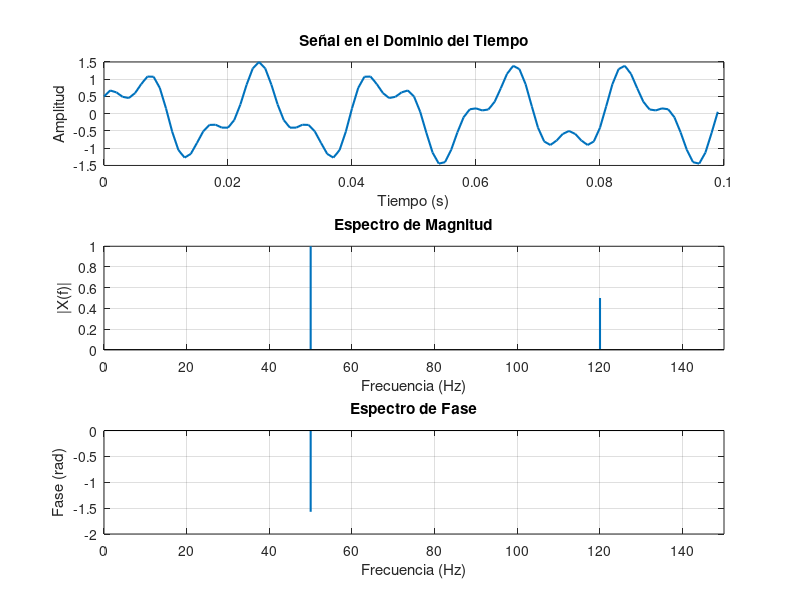

Here is the MATLAB script that generated this plot:
# Código para la experimentación con la FFT

# Señal generada y su comportamiento

% 1. Parámetros de la señal
fs = 1000;           % Frecuencia de muestreo (Hz)
t = 0:1/fs:1-1/fs;   % Vector de tiempo (1 segundo de duración)
N = length(t);       % Número de muestras (N = 1000)

% 2. Generación de una señal compuesta (ej. 50 Hz y 120 Hz)
% Diferentes señales: puedes cambiar estas funciones para probar otras formas
f1 = 50;
f2 = 120;
x = sin(2*pi*f1*t) + 0.5*cos(2*pi*f2*t);

% 3. Cálculo de la FFT
X = fft(x);

% 4. Cálculo de Magnitud
% Se normaliza dividiendo entre N.
magnitud = abs(X) / N;

% Por simetría de señales reales, solo graficamos la primera mitad (hasta Nyquist)
magnitud_mitad = magnitud(1:floor(N/2)+1);
% Se multiplica por 2 para conservar la energía (excepto la componente DC)
magnitud_mitad(2:end-1) = 2 * magnitud_mitad(2:end-1);
f = fs*(0:floor(N/2))/N; % Eje de frecuencias en Hz

% 5. Cálculo de la Fase
% Se aplica un umbral para ignorar la fase donde la magnitud es casi cero (ruido numérico)
umbral = 1e-5;
X_limpia = X;
X_limpia(abs(X)/N < umbral) = 0;
fase = angle(X_limpia);
fase_mitad = fase(1:floor(N/2)+1);

% 6. Visualización
figure;
subplot(3,1,1);
plot(t(1:100), x(1:100), 'LineWidth', 1.5); % Mostramos solo un fragmento
title('Señal en el Dominio del Tiempo'); xlabel('Tiempo (s)'); ylabel('Amplitud');
grid on;

subplot(3,1,2);
stem(f, magnitud_mitad, 'Marker', 'none', 'LineWidth', 1.5);
title('Espectro de Magnitud'); xlabel('Frecuencia (Hz)'); ylabel('|X(f)|');
xlim([0 150]); % Hacemos zoom en las frecuencias de interés
grid on;

subplot(3,1,3);
stem(f, fase_mitad, 'Marker', 'none', 'LineWidth', 1.5);
title('Espectro de Fase'); xlabel('Frecuencia (Hz)'); ylabel('Fase (rad)');
xlim([0 150]);
grid on;
